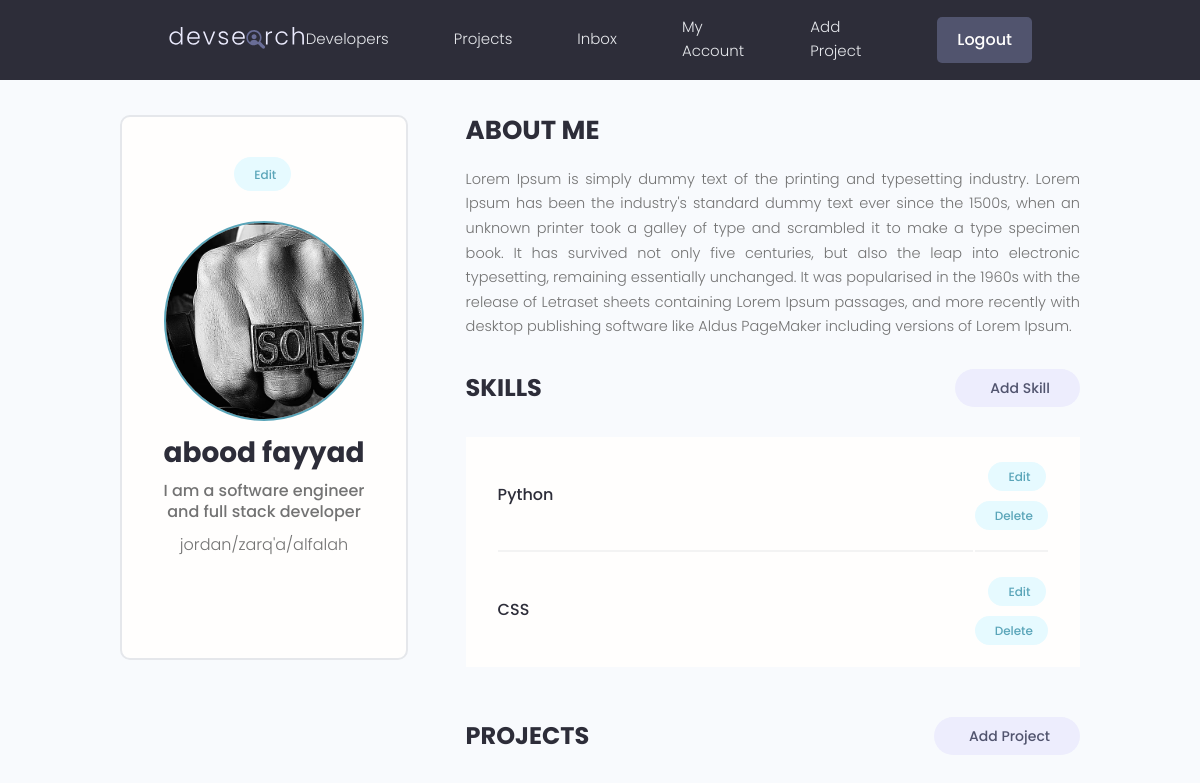
The app's page /account/ (signed in), older data.
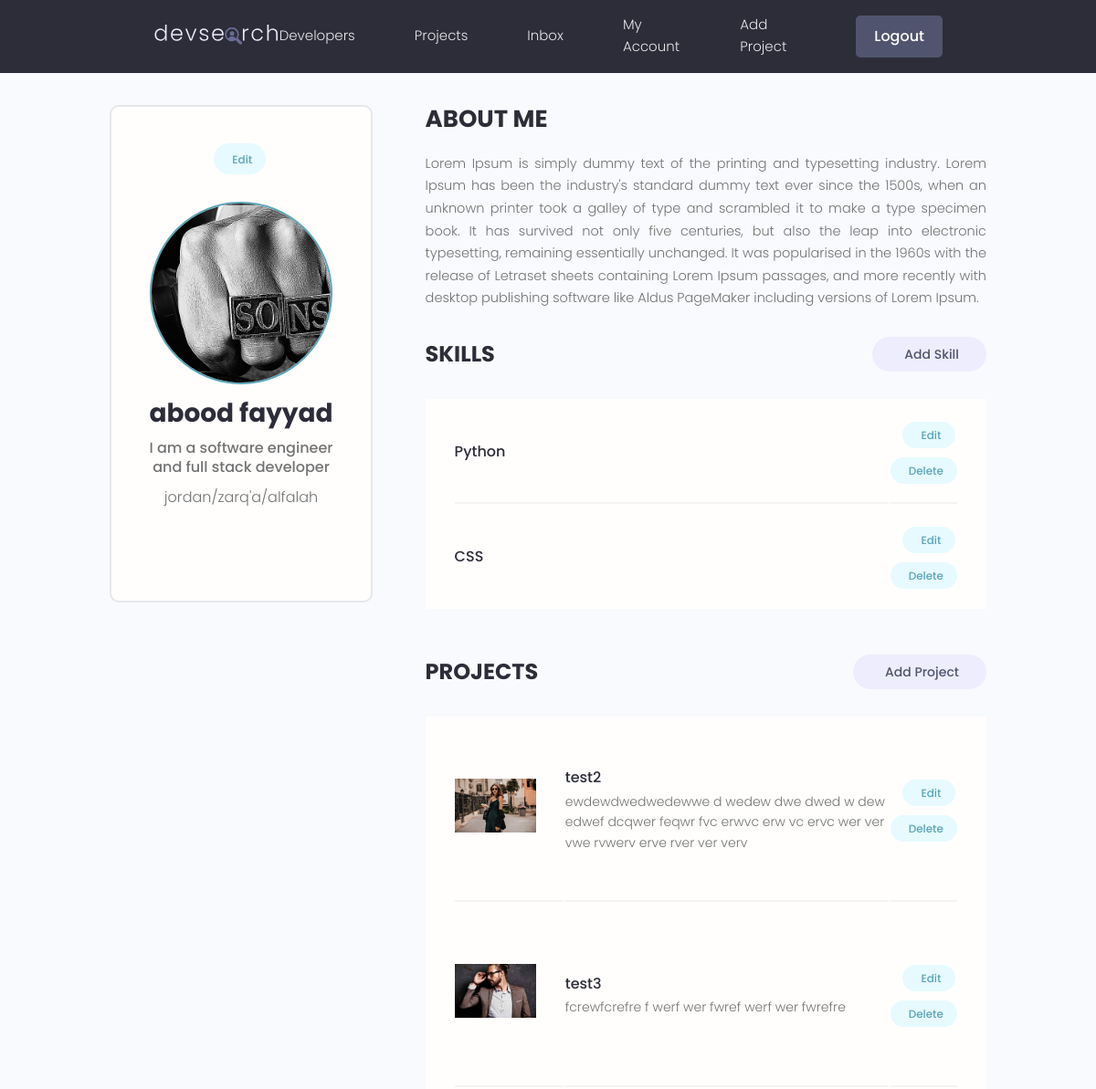
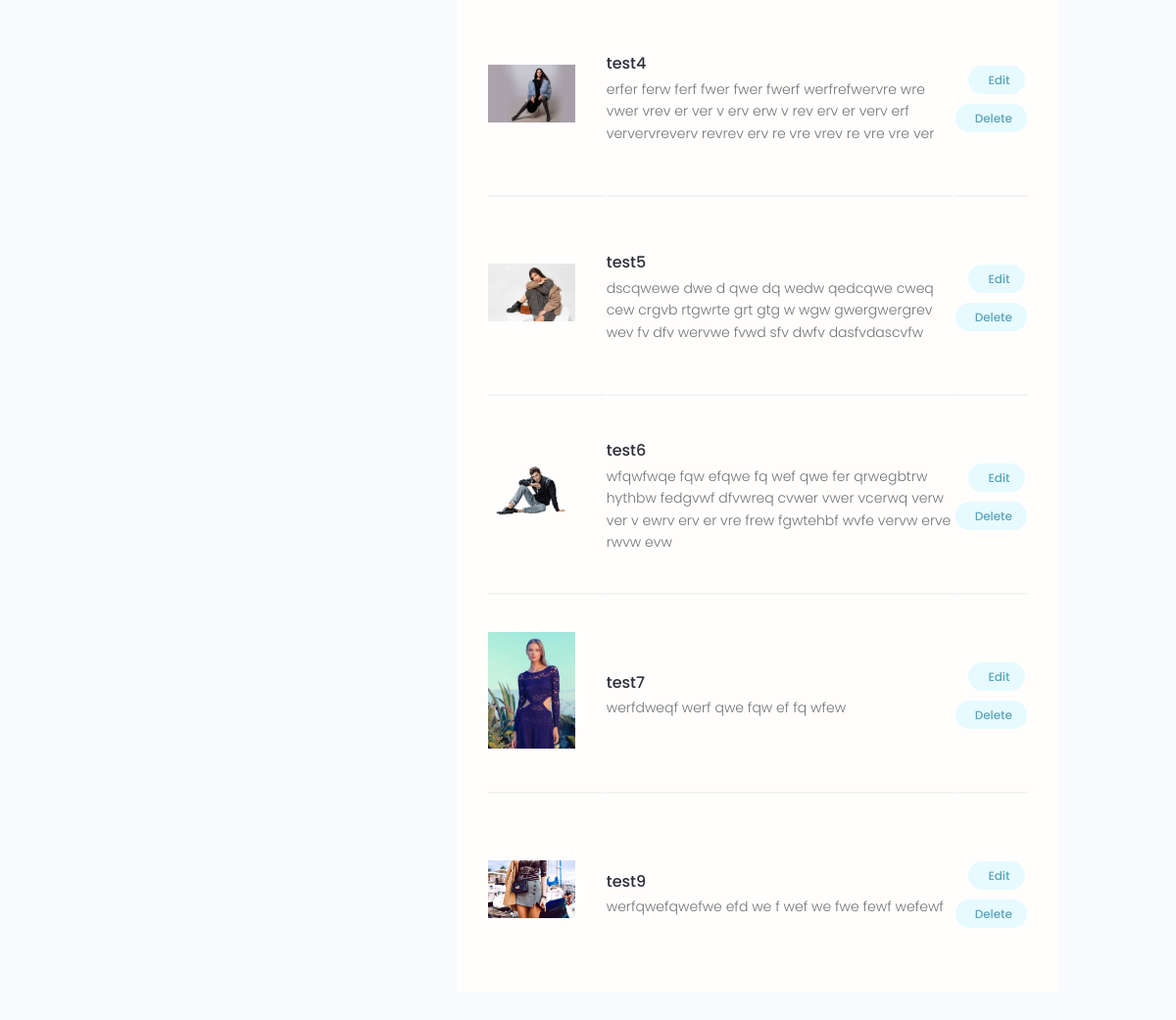
The same page, newer data (2 pictures, top to bottom).
### users/models.py (models this page shows, shortened)
class Profile(models.Model):
    user = models.OneToOneField(User, on_delete=models.CASCADE, null=True, blank=True)
    name = models.CharField(max_length=255, blank=True, null=True)
    email = models.EmailField(max_length=500, blank=True, null=True)
    username = models.CharField(max_length=255, blank=True, null=True)
    location = models.CharField(max_length=255, blank=True, null=True)
    short_intro = models.CharField(max_length=255, blank=True, null=True)
    bio = models.TextField(blank=True, null=True)
    profile_image = models.ImageField(blank=True, null=True, upload_to='profiles', default="profiles/default.jpg")
    social_github = models.CharField(max_length=255, blank=True, null=True)
    social_linkedin = models.CharField(max_length=255, blank=True, null=True)
    social_twitter = models.CharField(max_length=255, blank=True, null=True)
    social_youtube = models.CharField(max_length=255, blank=True, null=True)
    social_website = models.CharField(max_length=255, blank=True, null=True)
    created = models.DateTimeField(auto_now_add=True)
    id = models.UUIDField(default=uuid.uuid4, unique=True, primary_key=True, editable=False)
    @property
    def imageURL(self):
        try:
            url = self.profile_image.url
        except:
            url = ''
        return url

class Skill(models.Model):
    owner = models.ForeignKey(Profile, null=True, blank=True, on_delete=models.CASCADE)
    name = models.CharField(max_length=255, blank=True, null=True)
    description = models.TextField(blank=True, null=True)
    created = models.DateTimeField(auto_now_add=True)
    id = models.UUIDField(default=uuid.uuid4, unique=True, primary_key=True, editable=False)
    def __str__(self):
        return str(self.name)

### projects/models.py (models this page shows, shortened)
class Project(models.Model):
    owner = models.ForeignKey(Profile, null=True, blank=True, on_delete=models.CASCADE)
    title= models.CharField(max_length=255)
    description= models.TextField(null=True, blank=True, max_length=255)
    featured_image = models.ImageField(null=True, blank=True, default="default.jpg")
    demo_link = models.CharField(max_length=2000, blank=True, null=True)
    source_link = models.CharField(max_length=2000, blank=True, null=True)
    tags = models.ManyToManyField('Tag', blank=True)
    vote_total = models.IntegerField(default=0, null=True, blank=True)
    vote_ratio = models.IntegerField(default=0, null=True, blank=True)
    created = models.DateTimeField(auto_now_add=True)
    id = models.UUIDField(default=uuid.uuid4, unique=True, primary_key=True, editable=False)
    class Meta:
        ordering = ['-vote_ratio', "-vote_total", "title"] # order of projects depends on review
    @property
    def imageURL(self):
        try:
            url = self.featured_image.url
        except:
            url = ''
        return url

### users/views.py (the view)
# urls.py: path("account/", views.userAccount, name="account"),
@login_required(login_url="login")
def userAccount(request):
    profile = request.user.profile
    allSkills = profile.skill_set.all()
    context = {
        "profile": profile,
        "allSkills":allSkills,
    }
    return render(request, 'users/account.html', context)

### users/templates/users/account.html (shortened to what this page needs)
{% extends "main.html" %}
{% block content %}
<main class="settingsPage profile my-md">
  <div class="container">
    <div class="layout">
      <div class="column column--1of3">
        <div class="card text-center">
          <div class="card__body dev">
            <a class="tag tag--pill tag--main settings__btn" href="{% url 'edit-account' %}"
              > Edit</a
            >
            <img
              class="avatar avatar--xl dev__avatar"
              src="{{ profile.imageURL }}"
            />
            <h2 class="dev__name">{{profile.name}}</h2>
            <p class="dev__title">
              {{profile.short_intro}}
            </p>
            <p class="dev__location">{{profile.location}}</p>
          </div>
        </div>
      </div>
      <div class="column column--2of3">
        <div class="devInfo">
          <h3 class="devInfo__title">About Me</h3>
          <p class="devInfo__about">
            {{profile.bio}}
          </p>
        </div>
        <div class="settings">
          <h3 class="settings__title">Skills</h3>
          <a class="tag tag--pill tag--sub settings__btn tag--lg" href="{% url 'create-skill' %}"
            > Add Skill</a
          >
        </div>
        <table class="settings__table">
            {% for skill in allSkills %}
          <tr>
            <td class="settings__tableInfo">
              <h4>{{skill}}</h4>
            </td>
            <td class="settings__tableActions">
              <a class="tag tag--pill tag--main settings__btn" href="{% url 'update-skill' skill.id %}"
                > Edit</a
              >
              <a class="tag tag--pill tag--main settings__btn" href="{% url 'delete-skill' skill.id %}?next=/account"
                > Delete</a
              >
            </td>
          </tr>
          {% endfor %}
        </table>
        <div class="settings">
          <h3 class="settings__title">Projects</h3>
          <a class="tag tag--pill tag--sub settings__btn tag--lg" href="{% url 'create-project' %}"
            > Add Project</a
          >
        </div>
        <table class="settings__table">
        {% for project in profile.project_set.all %}
          <tr>
            <td class="settings__thumbnail">
              <a href="{% url 'project' project.id %}"
                ><img src="{{ project.imageURL }}" alt="Project Thumbnail"
              /></a>
            </td>
            <td class="settings__tableInfo">
              <a href="{% url 'project' project.id %}">{{project.title}}</a>
              <p>
                {{project.description|slice:"150"}}
              </p>
            </td>
            <td class="settings__tableActions">
              <a class="tag tag--pill tag--main settings__btn" href="{% url 'update-project' project.id %}"
                > Edit</a
              >
              <a class="tag tag--pill tag--main settings__btn" href="{% url 'delete-project' project.id %}?next=/account"
                > Delete</a
              >
            </td>
          </tr>
        {% endfor %}
        </table>
      </div>
    </div>
  </div>
</main>
{% endblock content %}

### templates/main.html (shortened to what this page needs)
<!DOCTYPE html>
{% load static %}
<html lang="en">
  <head>
    <link
      rel="stylesheet"
      href="https://cdn.iconmonstr.com/1.3.0/css/iconmonstr-iconic-font.min.css"
    />
    <link rel="stylesheet" href="{% static 'uikit/styles/uikit.css' %}" />
    <link rel="stylesheet" href="{% static 'styles/app.css' %}" />
  </head>
  <body>
    {% include 'navbar.html' %}
    {% block content %}
    {% endblock content%}
  </body>
</html>

### templates/navbar.html (shortened to what this page needs)
{% load static %}
<header class="header">
  <div class="container container--narrow">
    <a href="{% url 'profiles' %}" class="header__logo">
      <img src="{% static 'images/logo.svg' %}" alt="DevSearch Logo" />
    </a>
    <nav class="header__nav">
      <ul class="header__menu">
        <li class="header__menuItem">
          <a href="{% url 'profiles' %}">Developers</a>
        </li>
        <li class="header__menuItem">
          <a href="{% url 'home' %}">Projects</a>
        </li>
        {% if request.user.is_authenticated %}
        <li class="header__menuItem"><a href="{% url 'user-inbox' %}">Inbox</a></li>
        <li class="header__menuItem"><a href="{% url 'account' %}">My Account</a></li>
        <li class="header__menuItem">
          <a href="{% url 'create-project' %}"
            >Add Project</a
          >
        </li>
          <a href="{% url 'logout' %}" class="btn btn--sub">Logout</a>
        {% else %}
          <a href="{% url 'login' %}" class="btn btn--sub">Login/Sign Up</a>
        {% endif %}
      </ul>
    </nav>
  </div>
</header>

### static/styles/app.css (style rules this page uses)
:root { --color-sub: #2d2d39; }
.btn--sub { background-color: var(--color-sub-light); }
.card { border: 2px solid var(--color-light); }
img { width: 100%; }
.header { position: sticky; z-index: 111; background-color: var(--color-sub); padding: 1.5rem 0; }
.header > .container { display: flex; justify-content: space-between; align-items: center; }
.header__logo > img { height: 3.8rem; }
.header__nav > ul { display: inline-flex; align-items: center; list-style: none; gap: 6.5rem; }
.header__menuItem > a { color: var(--color-light); font-weight: 300; }
.profile .card > .dev { padding: 4rem; }
.dev__avatar { display: block; margin: auto; }
.dev__name { color: var(--color-sub); font-size: 2.8rem; font-weight: 700; margin-top: 1rem; margin-bottom: 0.5rem; }
.dev__title { font-size: 1.6rem; font-weight: 500; line-height: 1.3; }
.dev__location { margin-top: 1rem; }
.devInfo { margin-bottom: 3rem; }
.devInfo__title, .devInfo__subtitle { font-size: 2.6rem; color: var(--color-sub); text-transform: uppercase; font-weight: 700; margin-bottom: 1.5rem; }
.devInfo__about, .devSkill__info { font-size: 1.45rem; line-height: 1.7; text-align: justify; }
.settingsPage .dev > .settings__btn { display: inline-block; margin-bottom: 3rem; }
.settings { display: flex; justify-content: space-between; align-items: center; }
.settings__title { font-size: 2.4rem; text-transform: uppercase; font-weight: 700; color: var(--color-sub); }
.settings__table { margin-top: 3rem; margin-bottom: 5rem; padding: 0 3rem; background: var(--color-white); }
.settings__table tr { width: 100%; }
.settings__table tr > td { padding: 2rem 0; }
.settings__table tr:not(:last-child) td { border-bottom: 2px solid var(--color-white-light); }
.settings__thumbnail { width: 23%; min-width: 10rem; }
.settings__thumbnail img { padding-right: 3rem; height: 15rem; object-fit: contain; }
.settings__tableInfo { width: 100%; }
.settings__tableInfo h4, .settings__tableInfo a { padding-right: 1rem; width: auto; font-size: 1.6rem; font-weight: 500; color: var(--color-sub); }
.settings__tableInfo p { font-size: 1.4rem; }
.settings__tableActions { text-align: right; }

### static/uikit/styles/modules/_variables.css (style rules this page uses)
:root { --color-main: #5aa5b9; --color-main-light: #e6faff; --color-sub: #3f4156; --color-sub-light: #51546e; --color-sub-lighter: #ededfd; --color-text: #737373; --color-gray: #8b8b8b; --color-light: #e5e7eb; --color-light-gray: #767676; --color-bg: #f8fafd; --color-white: #fffefd; --color-white-light: #f3f3f3; --color-success: #359e64; --color-success-bg: #def8e8; --color-error: #fc4b0b; --color-error-bg: #fff2ee; --font-base: 'Poppins', arial, helvetica, 'Segoe UI', roboto, ubuntu, sans-serif; --font-monospace: 'Fira Code', 'Courier New', courier, monospace; --font-regular: 300; --font-medium: 500; --font-bold: 700; --generic-shadow: 1px 1px 5px #00000010; --generic-transition: all 0.3s ease-in-out; }

### static/uikit/styles/modules/_base.css (style rules this page uses)
* { margin: 0; padding: 0; box-sizing: border-box; text-rendering: optimizeLegibility; color: inherit; font-size: inherit; }
html { font-size: 50%; }
@media only screen and (min-width: 480px) { html { font-size: 56.25%; } }
@media only screen and (min-width: 1200px) { html { font-size: 62.5%; } }
body { line-height: 1.6; font-weight: 400; font-size: 1.5rem; color: var(--color-text); background-color: var(--color-bg); min-height: 100vh; }

### static/uikit/styles/modules/_typography.css (style rules this page uses)
* { font-family: var(--font-base); }
h2 { font-size: 3.6rem; font-weight: var(--font-bold); }
h3 { font-size: 3.2rem; font-weight: var(--font-medium); }
h4 { font-size: 2.8rem; font-weight: var(--font-medium); }
p, span, strong { font-size: 1.6rem; color: var(--color-text); font-weight: var(--font-regular); }
a { padding-bottom: 2px; text-decoration: none; display: inline-block; color: var(--color-main); font-weight: var(--font-medium); }

### static/uikit/styles/modules/_utilities.css (style rules this page uses)
.container { width: 92%; max-width: 165rem; margin: 0 auto; box-sizing: border-box; }
.container--narrow { width: 92%; max-width: 120rem; }
@media screen and (min-width: 1000px) { .container { width: 90%; } }
@media screen and (min-width: 1000px) { .container--narrow { width: 85%; } }
@media screen and (min-width: 1200px) { .container { width: 80%; } }
@media screen and (min-width: 1200px) { .container--narrow { width: 72%; } }
.text-center { text-align: center; }
.my-md { margin: 3rem auto; }

### static/uikit/styles/modules/_avatar.css (style rules this page uses)
.avatar { border-radius: 50%; border: 2px solid var(--color-main); object-fit: cover; }
.avatar--xl { height: 20rem; width: 20rem; }

Row changes from the older to the newer data that the page shows:
added Project: imageURL (picture), title "test2", description "ewdewdwedwedewwe d wedew dwe dwed w dew edwef dcqwer feqwr fvc erwvc erw vc ervc wer ver vwe rvwerv erve rver ver verv"
added Project: imageURL (picture), title "test3", description "fcrewfcrefre f werf wer fwref werf wer fwrefre"
added Project: imageURL (picture), title "test4", description "erfer ferw ferf fwer fwer fwerf werfrefwervre wre vwer vrev er ver v erv erw v rev erv er verv erf ververvreverv revrev erv re vre vrev re vre vre ver"
added Project: imageURL (picture), title "test5", description "dscqwewe dwe d qwe dq wedw qedcqwe cweq cew crgvb rtgwrte grt gtg w wgw gwergwergrev wev fv dfv wervwe fvwd sfv dwfv dasfvdascvfw"
added Project: imageURL (picture), title "test6", description "wfqwfwqe fqw efqwe fq wef qwe fer qrwegbtrw hythbw fedgvwf dfvwreq cvwer vwer vcerwq verw ver v ewrv erv er vre frew fgwtehbf wvfe vervw erve rwvw evw"
added Project: imageURL (picture), title "test7", description "werfdweqf werf qwe fqw ef fq wfew"
added Project: imageURL (picture), title "test9", description "werfqwefqwefwe efd we f wef we fwe fewf wefewf"
